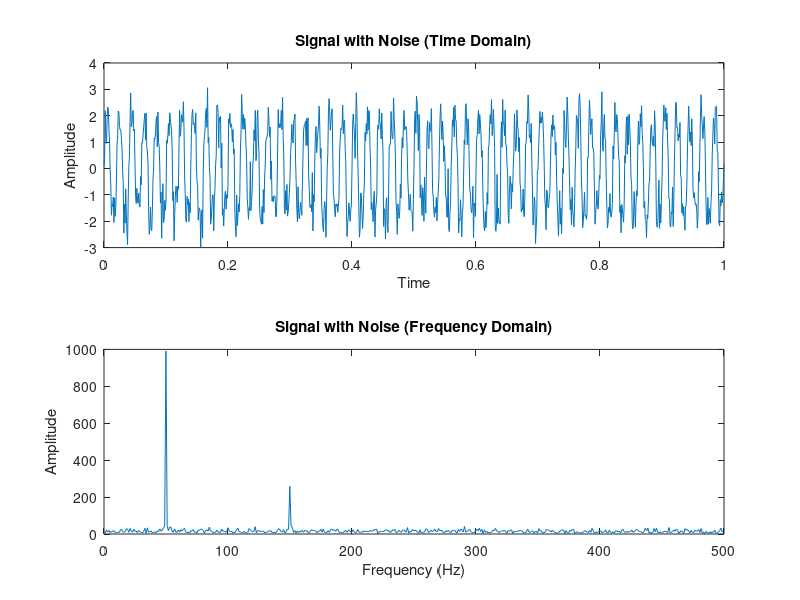
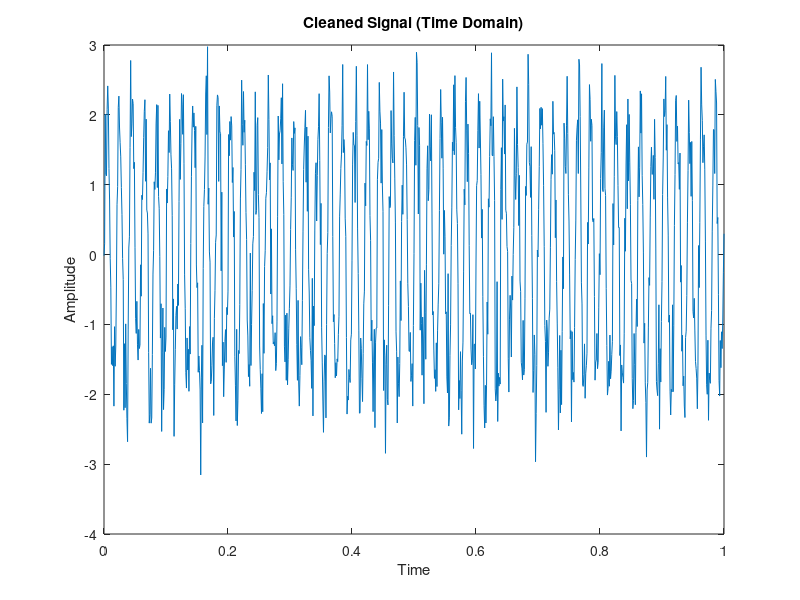

MATLAB code for these plots, in order:
% Generate a signal with noise
Fs = 1000; % Sampling frequency
t = 0:1/Fs:1; % Time vector
f1 = 50; % Frequency of the signal
signal = 2*sin(2*pi*f1*t) + 0.5*sin(2*pi*150*t); % Signal with noise (50 Hz and 150 Hz components)
Noise = 0.5*randn(size(t)); % Add random noise
signal_with_noise = signal + Noise; % Signal with added noise

% Perform Fourier Transform
n = length(signal_with_noise);
f_signal = fft(signal_with_noise);

% Create frequency axis
f_axis = Fs*(0:(n/2))/n;

% Plot original signal with noise in time domain
figure;
subplot(2, 1, 1);
plot(t, signal_with_noise);
title('Signal with Noise (Time Domain)');
xlabel('Time');
ylabel('Amplitude');

% Plot signal with noise in frequency domain
subplot(2, 1, 2);
plot(f_axis, abs(f_signal(1:n/2+1)));
title('Signal with Noise (Frequency Domain)');
xlabel('Frequency (Hz)');
ylabel('Amplitude');

% Filter out noise in the frequency domain
% Assuming you want to filter out the 150 Hz noise component
f_signal_clean = f_signal;
f_signal_clean(f_axis > 140 & f_axis < 160) = 0; % Filter out frequencies around 150 Hz

% Transform back to time domain
signal_clean = ifft(f_signal_clean);

% Plot cleaned signal in time domain
figure;
plot(t, real(signal_clean));
title('Cleaned Signal (Time Domain)');
xlabel('Time');
ylabel('Amplitude');
